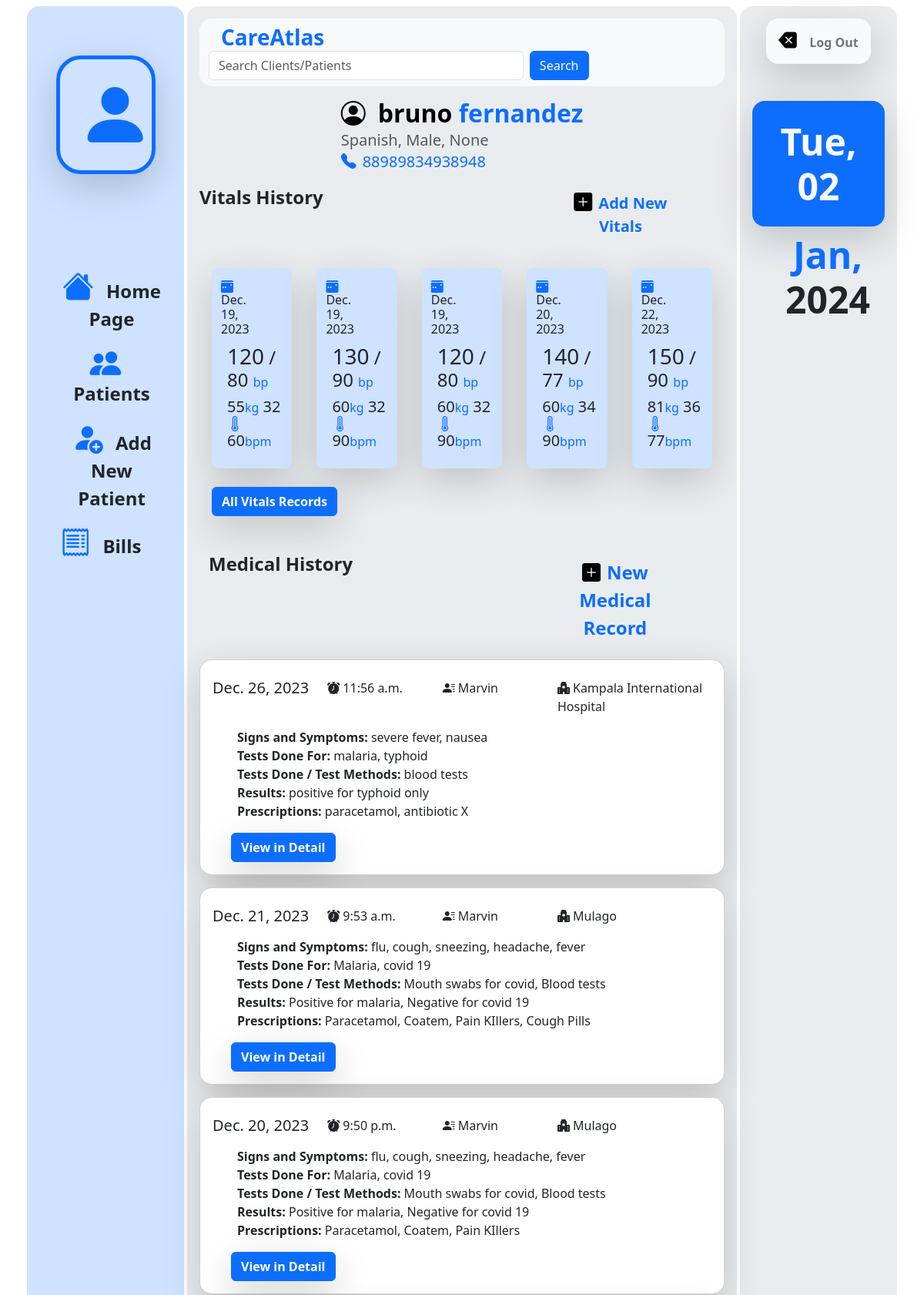
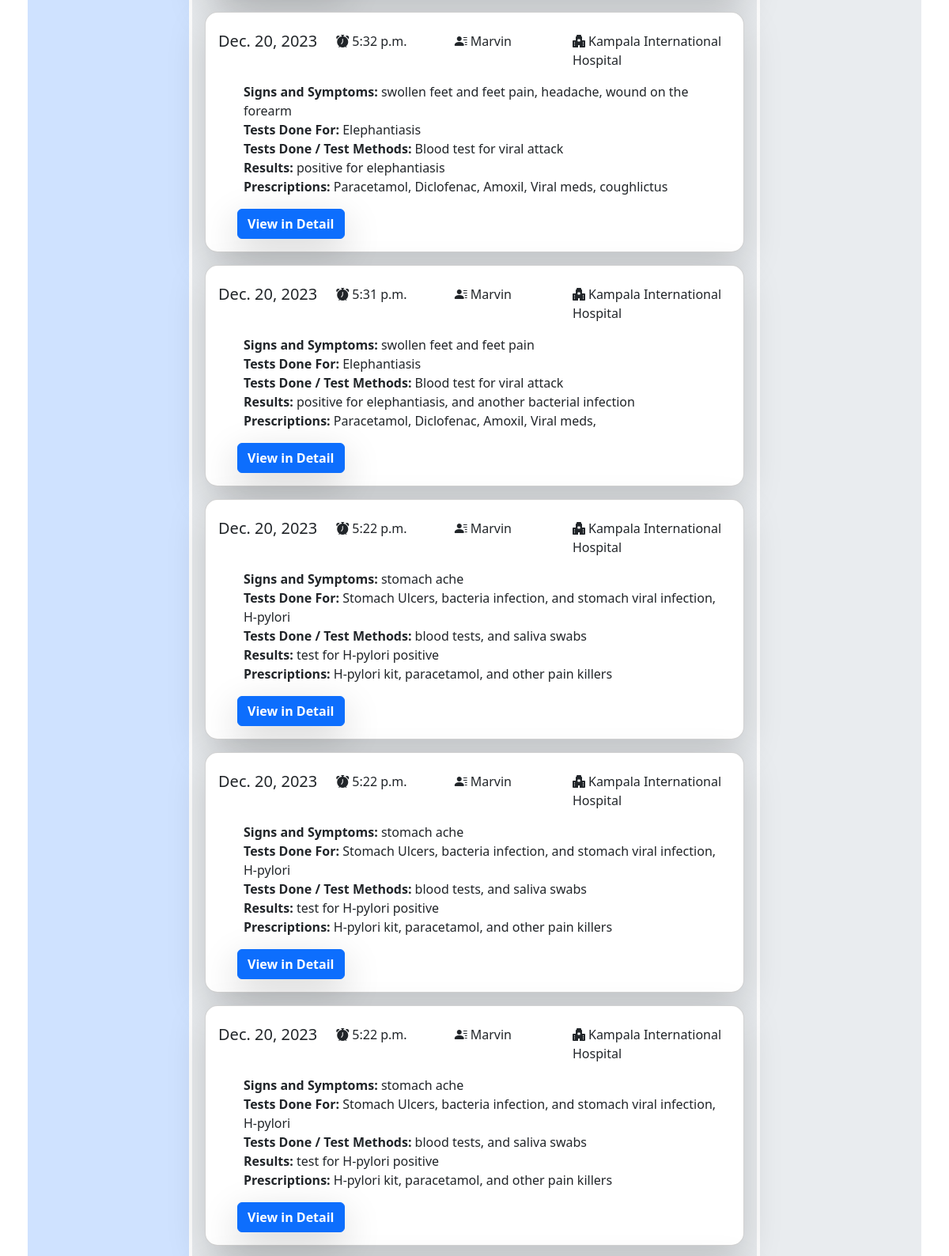
The app's page /base/patient/7 (upper part) with its own data (2 pictures, top to bottom).
### base/models.py (models this page shows, shortened)
class Patient(models.Model):
    first_name = models.CharField(max_length=30, blank=False)
    last_name = models.CharField(max_length=30, blank = False)
    nationality = models.CharField(max_length=30, blank=True, null=True)
    date_of_birth = models.DateField(blank=True, null=True)
    date_added = models.DateField(auto_now_add=True)
    sex_type = {"Male": "Male", "Female": "Female", "Complicated": "Complicated"}
    sex = models.CharField(blank=False, choices=sex_type, max_length=15)
    phone_number = models.CharField(max_length=20, null=True)
    age = models.IntegerField(null=True)

class PatientVital(models.Model):
    patient = models.ForeignKey(Patient, on_delete=models.CASCADE, null=True)
    doctor = models.ForeignKey(User, on_delete=models.DO_NOTHING, null=True)
    date_added = models.DateField(auto_now_add=True)
    time_added = models.TimeField(auto_now_add=True)
    pulse_bpm = models.IntegerField(null=True)
    temperature = models.IntegerField(null=True)
    weight = models.IntegerField(null=True)
    systolic_blood_pressure = models.IntegerField(null=True)
    diastolic_blood_pressure = models.IntegerField(null=True)

class PatientRecord(models.Model):
    patient = models.ForeignKey(Patient, on_delete=models.CASCADE)
    doctor = models.ForeignKey(User, on_delete=models.SET_NULL, null=True)
    date_added = models.DateField(auto_now_add=True)
    time_added = models.TimeField(auto_now_add=True)
    signs_and_symptoms = models.TextField(blank=False)
    tests_for = models.TextField(null=True)
    test_methods = models.TextField(null=True)
    test_results = models.TextField(null=True)
    prescriptions = models.TextField(blank=False)

### users/models.py (models this page shows)
class HospitalProfile(models.Model):
    hospital_name = models.CharField(max_length=50)
    user = models.OneToOneField(User, on_delete=models.CASCADE, primary_key=True)

### base/views.py (the view)
# urls.py: path('base/patient/<int:patient_id>', base_views.patient_page, name='patient-page'),
def patient_page(request, patient_id):
    patient = Patient.objects.get(id=patient_id)
    vitals = list(PatientVital.objects.filter(patient=patient).order_by("date_added", "time_added"))[-5:]
    medical_records = PatientRecord.objects.filter(patient=patient).order_by("-date_added", "-time_added")
    context = {
        "day": date_1[0],
        "day_of_month": date_1[1],
        "month": date_1[2],
        "year": date_1[3].replace(",", ""),
        "date": date,
        "patient": patient,
        "vitals": vitals,
        "medical_records": medical_records
    }
    return render(request, 'base/patient_page.html', context)

### base/templates/base/patient_page.html (shortened to what this page needs)
{% extends 'base/base.html' %}
{% load crispy_forms_tags %}
{% block content %}
<div>
  <div class="d-flex justify-content-center">
    <div class="">
      <h2 class="mb-1 mt-3 text-black fw-bold"><i class="bi bi-person-circle me-3"></i>{{patient.first_name}} <span class="text-primary">{{patient.last_name}}</span></h2>
      <h5 class="my-1 fw-medium text-body-secondary">{{patient.nationality}}, {{patient.sex}}, {{patient.age}}</h5>
      <h5 class="my-1 fw-medium text-primary"><i class="bi bi-telephone-fill me-2"></i>{{patient.phone_number}}</h5>
    </div>
  </div>
  <div class="mt-3">
    <div class="row">
      <div class="col-4"><h4 class="fw-bold">Vitals History</h4></div>
      <div class="col-3"></div>
      <div class="col-5"><button type="button" class="btn text-primary fs-5 px-5 fw-bold" data-bs-toggle="modal" data-bs-target="#addvitals"><i class="bi bi-plus-square-fill me-2 text-black fs-4"></i>Add New Vitals</button></div>
    </div>
    <div class="container mt-3">
      <div class="row">
        {% for vital in vitals %}
        <div class="col bg-primary-subtle m-3 py-3 rounded-3 shadow-lg">
          <div class="row">
            <div class="col-8">
              <h6 class=""><i class="bi bi-calendar3-week-fill text-primary me-1"></i>{{vital.date_added}}</h6>
            </div>
          </div>
          <h4 class="ps-2"><span class="h3">{{vital.systolic_blood_pressure}}</span> / {{vital.diastolic_blood_pressure}} <span class="text-primary fs-6">bp</span></h4>
          <h5 class="ps-2">{{vital.weight}}<span class="text-primary fs-6">kg</span> {{vital.temperature}}<i class="bi bi-thermometer-high text-primary"></i> {{vital.pulse_bpm}}<span class="text-primary fs-6">bpm</span></h5>
        </div>
        {% endfor %}
      </div>
    </div>
    <a type="button" class="btn btn-primary mt-2 ms-3 fw-semibold shadow-lg" href="{% url 'patient-vitals-page' patient.id %}">All Vitals Records</a>
  </div>
  <div>
    <div class="container mt-5 mb-3">
      <div class="row">
        <div class="col-4"><h4 class="fw-bold">Medical History</h4></div>
        <div class="col-3"></div>
        <div class="col-5"><a class="btn fs-4 px-5 fw-bold text-primary" data-bs-toggle="modal" data-bs-target="#new_medical_record" href="#" role="button"><i class="bi bi-plus-square-fill me-2 text-black"></i>New Medical Record</a></div>
      </div>
    </div>
    {% for record in medical_records %}
    <div class="card w-100 h-15 mb-3 mx-auto rounded-4 shadow-lg">
      <div class="card-body">
        <div class="row pt-2">
          <h5 class="card-title col">{{record.date_added}}</h5>
          <p class="col fw-medium"><i class="bi bi-alarm-fill me-1"></i>{{record.time_added}}</p>
          <p class="col fw-medium"><i class="bi bi-person-lines-fill me-1"></i>{{record.doctor.first_name}}</p>
          <p class="col-4 fw-medium"><i class="bi bi-hospital-fill me-1"></i>{{record.doctor.hospitalprofile.hospital_name}}</p>
        </div>
        <ul class="">
          <li class="list-group-item"><span class="fw-bold">Signs and Symptoms: </span>{{record.signs_and_symptoms}}</li>
          <li class="list-group-item"><span class="fw-bold">Tests Done For: </span>{{record.tests_for}}</li>
          <li class="list-group-item"><span class="fw-bold">Tests Done / Test Methods: </span>{{record.test_methods}}</li>
          <li class="list-group-item"><span class="fw-bold">Results: </span>{{record.test_results}}</li>
          <li class="list-group-item"><span class="fw-bold">Prescriptions: </span>{{record.prescriptions}}</li>
        </ul>
        <a type="button" class="btn btn-primary col fw-semibold mx-4 shadow-lg" href="{% url 'medical-record-page' patient.id record.id %}">View in Detail</a>
      </div>
    </div>
    {% endfor %}
  </div>
</div>
{% endblock content %}

### records on screen
Patient: first_name "bruno", last_name "fernandez", nationality "Spanish", sex "Male", age "None", phone_number "88989834938948"
PatientVital: date_added "Dec. 19, 2023", systolic_blood_pressure "120", diastolic_blood_pressure "80", weight "55", temperature "32", pulse_bpm "60"
PatientVital: date_added "Dec. 19, 2023", systolic_blood_pressure "130", diastolic_blood_pressure "90", weight "60", temperature "32", pulse_bpm "90"
PatientVital: date_added "Dec. 19, 2023", systolic_blood_pressure "120", diastolic_blood_pressure "80", weight "60", temperature "32", pulse_bpm "90"
PatientVital: date_added "Dec. 20, 2023", systolic_blood_pressure "140", diastolic_blood_pressure "77", weight "60", temperature "34", pulse_bpm "90"
PatientVital: date_added "Dec. 22, 2023", systolic_blood_pressure "150", diastolic_blood_pressure "90", weight "81", temperature "36", pulse_bpm "77"
PatientRecord: date_added "Dec. 26, 2023", time_added "11:56 a.m.", doctor.first_name "Marvin", doctor.hospitalprofile.hospital_name "Kampala International Hospital", signs_and_symptoms "severe fever, nausea", tests_for "malaria, typhoid", test_methods "blood tests", test_results "positive for typhoid only", prescriptions "paracetamol, antibiotic X"
PatientRecord: date_added "Dec. 21, 2023", time_added "9:53 a.m.", doctor.first_name "Marvin", doctor.hospitalprofile.hospital_name "Mulago", signs_and_symptoms "flu, cough, sneezing, headache, fever", tests_for "Malaria, covid 19", test_methods "Mouth swabs for covid, Blood tests", test_results "Positive for malaria, Negative for covid 19", prescriptions "Paracetamol, Coatem, Pain KIllers, Cough Pills"
PatientRecord: date_added "Dec. 20, 2023", time_added "9:50 p.m.", doctor.first_name "Marvin", doctor.hospitalprofile.hospital_name "Mulago", signs_and_symptoms "flu, cough, sneezing, headache, fever", tests_for "Malaria, covid 19", test_methods "Mouth swabs for covid, Blood tests", test_results "Positive for malaria, Negative for covid 19", prescriptions "Paracetamol, Coatem, Pain KIllers"
PatientRecord: date_added "Dec. 20, 2023", time_added "5:32 p.m.", doctor.first_name "Marvin", doctor.hospitalprofile.hospital_name "Kampala International Hospital", signs_and_symptoms "swollen feet and feet pain, headache, wound on the forearm", tests_for "Elephantiasis", test_methods "Blood test for viral attack", test_results "positive for elephantiasis", prescriptions "Paracetamol, Diclofenac, Amoxil, Viral meds, coughlictus"
PatientRecord: date_added "Dec. 20, 2023", time_added "5:31 p.m.", doctor.first_name "Marvin", doctor.hospitalprofile.hospital_name "Kampala International Hospital", signs_and_symptoms "swollen feet and feet pain", tests_for "Elephantiasis", test_methods "Blood test for viral attack", test_results "positive for elephantiasis, and another bacterial infection", prescriptions "Paracetamol, Diclofenac, Amoxil, Viral meds,"
PatientRecord: date_added "Dec. 20, 2023", time_added "5:22 p.m.", doctor.first_name "Marvin", doctor.hospitalprofile.hospital_name "Kampala International Hospital", signs_and_symptoms "stomach ache", tests_for "Stomach Ulcers, bacteria infection, and stomach viral infection, H-pylori", test_methods "blood tests, and saliva swabs", test_results "test for H-pylori positive", prescriptions "H-pylori kit, paracetamol, and other pain killers"
PatientRecord: date_added "Dec. 20, 2023", time_added "5:22 p.m.", doctor.first_name "Marvin", doctor.hospitalprofile.hospital_name "Kampala International Hospital", signs_and_symptoms "stomach ache", tests_for "Stomach Ulcers, bacteria infection, and stomach viral infection, H-pylori", test_methods "blood tests, and saliva swabs", test_results "test for H-pylori positive", prescriptions "H-pylori kit, paracetamol, and other pain killers"
PatientRecord: date_added "Dec. 20, 2023", time_added "5:22 p.m.", doctor.first_name "Marvin", doctor.hospitalprofile.hospital_name "Kampala International Hospital", signs_and_symptoms "stomach ache", tests_for "Stomach Ulcers, bacteria infection, and stomach viral infection, H-pylori", test_methods "blood tests, and saliva swabs", test_results "test for H-pylori positive", prescriptions "H-pylori kit, paracetamol, and other pain killers"

### other values on screen
{{ day }} "Tue"
{{ day_of_month }} "02"
{{ month }} "Jan"
{{ year }} "2024"
